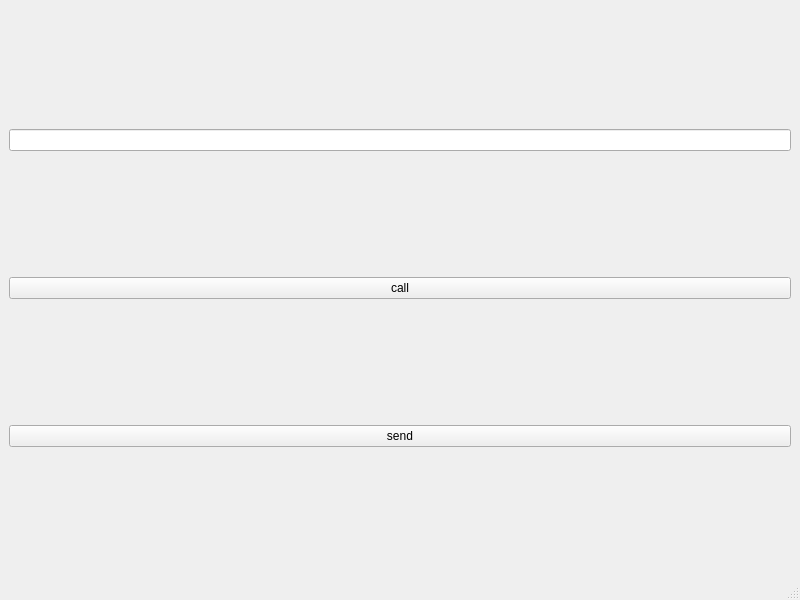
<?xml version="1.0" encoding="UTF-8"?>
<ui version="4.0">
 <class>MainWindow</class>
 <widget class="QMainWindow" name="MainWindow">
  <property name="geometry">
   <rect>
    <x>0</x>
    <y>0</y>
    <width>800</width>
    <height>600</height>
   </rect>
  </property>
  <property name="windowTitle">
   <string>MainWindow</string>
  </property>
  <widget class="QWidget" name="centralwidget">
   <layout class="QVBoxLayout" name="verticalLayout">
    <item>
     <widget class="QLineEdit" name="targetIdLineEdit"/>
    </item>
    <item>
     <widget class="QPushButton" name="callButton">
      <property name="text">
       <string>call</string>
      </property>
     </widget>
    </item>
    <item>
     <widget class="QPushButton" name="sendFileButton">
      <property name="text">
       <string>send</string>
      </property>
     </widget>
    </item>
   </layout>
  </widget>
  <widget class="QStatusBar" name="statusbar"/>
 </widget>
 <resources/>
 <connections/>
</ui>
